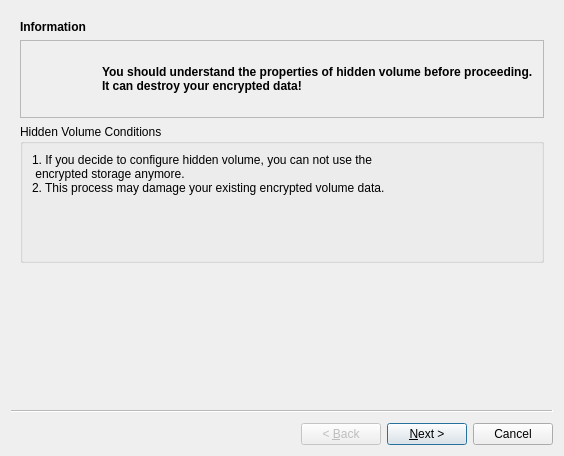
<?xml version="1.0" encoding="UTF-8"?>
<ui version="4.0">
 <class>CreateHiddenVolume</class>
 <widget class="QWizard" name="CreateHiddenVolume">
  <property name="geometry">
   <rect>
    <x>0</x>
    <y>0</y>
    <width>560</width>
    <height>456</height>
   </rect>
  </property>
  <property name="windowTitle">
   <string>Wizard</string>
  </property>
  <property name="wizardStyle">
   <enum>QWizard::ClassicStyle</enum>
  </property>
  <widget class="QWizardPage" name="wizardPage1">
   <layout class="QVBoxLayout" name="verticalLayout_5">
    <item>
     <widget class="QLabel" name="label_14">
      <property name="font">
       <font>
        <weight>75</weight>
        <bold>true</bold>
       </font>
      </property>
      <property name="text">
       <string>Information</string>
      </property>
     </widget>
    </item>
    <item>
     <widget class="QFrame" name="frame">
      <property name="frameShape">
       <enum>QFrame::StyledPanel</enum>
      </property>
      <property name="frameShadow">
       <enum>QFrame::Raised</enum>
      </property>
      <layout class="QHBoxLayout" name="horizontalLayout">
       <item>
        <widget class="QLabel" name="l_warning">
         <property name="sizePolicy">
          <sizepolicy hsizetype="Fixed" vsizetype="Fixed">
           <horstretch>0</horstretch>
           <verstretch>0</verstretch>
          </sizepolicy>
         </property>
         <property name="minimumSize">
          <size>
           <width>66</width>
           <height>58</height>
          </size>
         </property>
         <property name="maximumSize">
          <size>
           <width>66</width>
           <height>58</height>
          </size>
         </property>
         <property name="baseSize">
          <size>
           <width>66</width>
           <height>58</height>
          </size>
         </property>
         <property name="text">
          <string notr="true"/>
         </property>
         <property name="pixmap">
          <pixmap>images/new/icon_warning.svg</pixmap>
         </property>
         <property name="scaledContents">
          <bool>true</bool>
         </property>
        </widget>
       </item>
       <item alignment="Qt::AlignVCenter">
        <widget class="QLabel" name="l_top_instructions">
         <property name="sizePolicy">
          <sizepolicy hsizetype="MinimumExpanding" vsizetype="Fixed">
           <horstretch>0</horstretch>
           <verstretch>0</verstretch>
          </sizepolicy>
         </property>
         <property name="focusPolicy">
          <enum>Qt::StrongFocus</enum>
         </property>
         <property name="text">
          <string>&lt;html&gt;&lt;head/&gt;&lt;body&gt;&lt;p&gt;&lt;span style=&quot; font-weight:600;&quot;&gt;You should understand the properties of hidden volume before proceeding. It can destroy your encrypted data! &lt;/span&gt;&lt;/p&gt;&lt;/body&gt;&lt;/html&gt;</string>
         </property>
         <property name="scaledContents">
          <bool>false</bool>
         </property>
         <property name="wordWrap">
          <bool>true</bool>
         </property>
         <property name="openExternalLinks">
          <bool>true</bool>
         </property>
        </widget>
       </item>
      </layout>
     </widget>
    </item>
    <item>
     <widget class="QGroupBox" name="groupBox_2">
      <property name="title">
       <string>Hidden Volume Conditions</string>
      </property>
      <layout class="QVBoxLayout" name="verticalLayout_4">
       <item>
        <widget class="QLabel" name="label_3">
         <property name="text">
          <string>1. If you decide to configure hidden volume, you can not use the
 encrypted storage anymore. 
2. This process may damage your existing encrypted volume data.</string>
         </property>
        </widget>
       </item>
       <item>
        <widget class="QLabel" name="label_2">
         <property name="sizePolicy">
          <sizepolicy hsizetype="Fixed" vsizetype="Fixed">
           <horstretch>0</horstretch>
           <verstretch>0</verstretch>
          </sizepolicy>
         </property>
         <property name="minimumSize">
          <size>
           <width>500</width>
           <height>50</height>
          </size>
         </property>
         <property name="maximumSize">
          <size>
           <width>100</width>
           <height>150</height>
          </size>
         </property>
         <property name="text">
          <string/>
         </property>
         <property name="pixmap">
          <pixmap>images/HiddenVolumes_0.png</pixmap>
         </property>
         <property name="scaledContents">
          <bool>true</bool>
         </property>
        </widget>
       </item>
      </layout>
     </widget>
    </item>
   </layout>
  </widget>
  <widget class="QWizardPage" name="wizardPage">
   <layout class="QVBoxLayout" name="verticalLayout_2">
    <item>
     <widget class="QLabel" name="label_12">
      <property name="font">
       <font>
        <weight>75</weight>
        <bold>true</bold>
       </font>
      </property>
      <property name="text">
       <string>Password</string>
      </property>
     </widget>
    </item>
    <item>
     <widget class="QLabel" name="label_13">
      <property name="text">
       <string>You must set a password to open the hidden volume in the future.</string>
      </property>
     </widget>
    </item>
    <item>
     <widget class="Line" name="line_2">
      <property name="sizePolicy">
       <sizepolicy hsizetype="Preferred" vsizetype="Fixed">
        <horstretch>100</horstretch>
        <verstretch>0</verstretch>
       </sizepolicy>
      </property>
      <property name="minimumSize">
       <size>
        <width>100</width>
        <height>0</height>
       </size>
      </property>
      <property name="orientation">
       <enum>Qt::Horizontal</enum>
      </property>
     </widget>
    </item>
    <item>
     <widget class="QGroupBox" name="password_group">
      <property name="title">
       <string>Password settings</string>
      </property>
      <layout class="QFormLayout" name="passwordObjects">
       <item row="0" column="0">
        <widget class="QLabel" name="label">
         <property name="text">
          <string>Password:</string>
         </property>
        </widget>
       </item>
       <item row="0" column="1">
        <widget class="QLineEdit" name="HVPasswordEdit">
         <property name="accessibleName">
          <string>Hidden volume password</string>
         </property>
         <property name="accessibleDescription">
          <string>Please use shift+tab key shortcut for instructions</string>
         </property>
         <property name="text">
          <string notr="true"/>
         </property>
         <property name="maxLength">
          <number>20</number>
         </property>
         <property name="echoMode">
          <enum>QLineEdit::Password</enum>
         </property>
        </widget>
       </item>
       <item row="1" column="0">
        <widget class="QLabel" name="label_4">
         <property name="text">
          <string>confirm Password:</string>
         </property>
        </widget>
       </item>
       <item row="1" column="1">
        <widget class="QLineEdit" name="HVPasswordEdit_2">
         <property name="focusPolicy">
          <enum>Qt::StrongFocus</enum>
         </property>
         <property name="accessibleName">
          <string>Hidden volume password (repeated)</string>
         </property>
         <property name="text">
          <string notr="true"/>
         </property>
         <property name="maxLength">
          <number>20</number>
         </property>
         <property name="echoMode">
          <enum>QLineEdit::Password</enum>
         </property>
        </widget>
       </item>
       <item row="2" column="1">
        <widget class="QCheckBox" name="ShowPasswordCheckBox">
         <property name="text">
          <string>Show password</string>
         </property>
        </widget>
       </item>
       <item row="3" column="0" colspan="2">
        <layout class="QVBoxLayout" name="entropy_verticalLayout">
         <item>
          <widget class="QLabel" name="label_10">
           <property name="text">
            <string>Password strength:</string>
           </property>
          </widget>
         </item>
         <item>
          <widget class="QProgressBar" name="password_strength_progressBar">
           <property name="accessibleName">
            <string>Password strength:</string>
           </property>
           <property name="value">
            <number>42</number>
           </property>
          </widget>
         </item>
         <item>
          <layout class="QHBoxLayout" name="chars_kind_layout">
           <item>
            <widget class="QCheckBox" name="cb_length">
             <property name="enabled">
              <bool>false</bool>
             </property>
             <property name="focusPolicy">
              <enum>Qt::NoFocus</enum>
             </property>
             <property name="text">
              <string>length</string>
             </property>
            </widget>
           </item>
           <item>
            <widget class="QCheckBox" name="cb_lower_case">
             <property name="enabled">
              <bool>false</bool>
             </property>
             <property name="focusPolicy">
              <enum>Qt::NoFocus</enum>
             </property>
             <property name="text">
              <string>lower case</string>
             </property>
            </widget>
           </item>
           <item>
            <widget class="QCheckBox" name="cb_upper_case">
             <property name="enabled">
              <bool>false</bool>
             </property>
             <property name="focusPolicy">
              <enum>Qt::NoFocus</enum>
             </property>
             <property name="text">
              <string>upper case</string>
             </property>
             <property name="checkable">
              <bool>true</bool>
             </property>
            </widget>
           </item>
           <item>
            <widget class="QCheckBox" name="cb_numbers">
             <property name="enabled">
              <bool>false</bool>
             </property>
             <property name="focusPolicy">
              <enum>Qt::NoFocus</enum>
             </property>
             <property name="text">
              <string>numbers</string>
             </property>
            </widget>
           </item>
           <item>
            <widget class="QCheckBox" name="cb_symbols">
             <property name="enabled">
              <bool>false</bool>
             </property>
             <property name="focusPolicy">
              <enum>Qt::NoFocus</enum>
             </property>
             <property name="text">
              <string>symbols</string>
             </property>
            </widget>
           </item>
          </layout>
         </item>
        </layout>
       </item>
      </layout>
     </widget>
    </item>
   </layout>
  </widget>
  <widget class="QWizardPage" name="wizardPage_2">
   <layout class="QVBoxLayout" name="verticalLayout_3">
    <item>
     <widget class="QLabel" name="label_11">
      <property name="font">
       <font>
        <weight>75</weight>
        <bold>true</bold>
       </font>
      </property>
      <property name="text">
       <string>Hidden Volume Settings</string>
      </property>
     </widget>
    </item>
    <item>
     <widget class="QLabel" name="label_9">
      <property name="text">
       <string>Here you can define the size of the hidden volume.</string>
      </property>
     </widget>
    </item>
    <item>
     <widget class="Line" name="line">
      <property name="orientation">
       <enum>Qt::Horizontal</enum>
      </property>
     </widget>
    </item>
    <item>
     <widget class="QGroupBox" name="HV_settings_groupBox">
      <property name="sizePolicy">
       <sizepolicy hsizetype="Expanding" vsizetype="Expanding">
        <horstretch>0</horstretch>
        <verstretch>0</verstretch>
       </sizepolicy>
      </property>
      <property name="minimumSize">
       <size>
        <width>100</width>
        <height>101</height>
       </size>
      </property>
      <property name="title">
       <string>Hidden Volume Size</string>
      </property>
      <property name="checkable">
       <bool>false</bool>
      </property>
      <layout class="QGridLayout" name="gridLayout">
       <item row="2" column="0" alignment="Qt::AlignTop">
        <widget class="QLabel" name="label_5">
         <property name="sizePolicy">
          <sizepolicy hsizetype="Fixed" vsizetype="Preferred">
           <horstretch>0</horstretch>
           <verstretch>0</verstretch>
          </sizepolicy>
         </property>
         <property name="text">
          <string>Min</string>
         </property>
        </widget>
       </item>
       <item row="1" column="0" colspan="2">
        <widget class="QSlider" name="horizontalSlider_storage">
         <property name="sizePolicy">
          <sizepolicy hsizetype="Expanding" vsizetype="Fixed">
           <horstretch>0</horstretch>
           <verstretch>0</verstretch>
          </sizepolicy>
         </property>
         <property name="inputMethodHints">
          <set>Qt::ImhNone</set>
         </property>
         <property name="maximum">
          <number>30</number>
         </property>
         <property name="pageStep">
          <number>1</number>
         </property>
         <property name="value">
          <number>15</number>
         </property>
         <property name="sliderPosition">
          <number>15</number>
         </property>
         <property name="tracking">
          <bool>false</bool>
         </property>
         <property name="orientation">
          <enum>Qt::Horizontal</enum>
         </property>
         <property name="tickPosition">
          <enum>QSlider::TicksBelow</enum>
         </property>
         <property name="tickInterval">
          <number>1</number>
         </property>
        </widget>
       </item>
       <item row="0" column="0" colspan="2">
        <layout class="QHBoxLayout" name="StartControls_3">
         <item>
          <widget class="QLabel" name="l_sd_start_3">
           <property name="text">
            <string notr="true">Hidden Volume Size:</string>
           </property>
          </widget>
         </item>
         <item>
          <spacer name="horizontalSpacer_10">
           <property name="orientation">
            <enum>Qt::Horizontal</enum>
           </property>
           <property name="sizeHint" stdset="0">
            <size>
             <width>40</width>
             <height>20</height>
            </size>
           </property>
          </spacer>
         </item>
         <item>
          <widget class="QDoubleSpinBox" name="StartBlockSpin_3">
           <property name="sizePolicy">
            <sizepolicy hsizetype="MinimumExpanding" vsizetype="Fixed">
             <horstretch>0</horstretch>
             <verstretch>0</verstretch>
            </sizepolicy>
           </property>
           <property name="accessibleName">
            <string/>
           </property>
           <property name="alignment">
            <set>Qt::AlignRight|Qt::AlignTrailing|Qt::AlignVCenter</set>
           </property>
           <property name="decimals">
            <number>0</number>
           </property>
           <property name="maximum">
            <double>30.000000000000000</double>
           </property>
           <property name="value">
            <double>15.000000000000000</double>
           </property>
          </widget>
         </item>
         <item>
          <widget class="QLabel" name="label_7">
           <property name="text">
            <string>Unit:</string>
           </property>
          </widget>
         </item>
         <item>
          <widget class="QRadioButton" name="rd_MB_3">
           <property name="accessibleDescription">
            <string>Use this as hidden volume size unit</string>
           </property>
           <property name="text">
            <string>MB</string>
           </property>
          </widget>
         </item>
         <item>
          <widget class="QRadioButton" name="rd_GB_3">
           <property name="accessibleDescription">
            <string>Use this as hidden volume size unit</string>
           </property>
           <property name="text">
            <string>GB</string>
           </property>
           <property name="checked">
            <bool>true</bool>
           </property>
          </widget>
         </item>
        </layout>
       </item>
       <item row="2" column="1" alignment="Qt::AlignRight|Qt::AlignTop">
        <widget class="QLabel" name="label_6">
         <property name="sizePolicy">
          <sizepolicy hsizetype="Fixed" vsizetype="Preferred">
           <horstretch>0</horstretch>
           <verstretch>0</verstretch>
          </sizepolicy>
         </property>
         <property name="text">
          <string>Max</string>
         </property>
        </widget>
       </item>
      </layout>
     </widget>
    </item>
   </layout>
  </widget>
  <widget class="QWizardPage" name="wizardPage_3">
   <layout class="QVBoxLayout" name="verticalLayout">
    <item>
     <widget class="QLabel" name="label_16">
      <property name="font">
       <font>
        <weight>75</weight>
        <bold>true</bold>
       </font>
      </property>
      <property name="text">
       <string>Confirmation</string>
      </property>
     </widget>
    </item>
    <item>
     <widget class="QLabel" name="label_8">
      <property name="text">
       <string>Are you sure to create hidden volume on your Nitrokey Storage?</string>
      </property>
     </widget>
    </item>
    <item>
     <widget class="Line" name="line_3">
      <property name="orientation">
       <enum>Qt::Horizontal</enum>
      </property>
     </widget>
    </item>
    <item>
     <widget class="QFrame" name="frame_2">
      <property name="frameShape">
       <enum>QFrame::StyledPanel</enum>
      </property>
      <property name="frameShadow">
       <enum>QFrame::Raised</enum>
      </property>
      <layout class="QHBoxLayout" name="horizontalLayout_2">
       <item>
        <widget class="QLabel" name="l_warning_2">
         <property name="sizePolicy">
          <sizepolicy hsizetype="Fixed" vsizetype="Fixed">
           <horstretch>0</horstretch>
           <verstretch>0</verstretch>
          </sizepolicy>
         </property>
         <property name="minimumSize">
          <size>
           <width>66</width>
           <height>58</height>
          </size>
         </property>
         <property name="maximumSize">
          <size>
           <width>66</width>
           <height>58</height>
          </size>
         </property>
         <property name="baseSize">
          <size>
           <width>66</width>
           <height>58</height>
          </size>
         </property>
         <property name="text">
          <string notr="true"/>
         </property>
         <property name="pixmap">
          <pixmap>images/new/icon_warning.svg</pixmap>
         </property>
         <property name="scaledContents">
          <bool>true</bool>
         </property>
        </widget>
       </item>
       <item>
        <widget class="QLabel" name="label_17">
         <property name="font">
          <font>
           <weight>75</weight>
           <bold>true</bold>
          </font>
         </property>
         <property name="styleSheet">
          <string notr="true"/>
         </property>
         <property name="text">
          <string>Note: once you have created the hidden volume,

you should not use the encrypted volume again, 

as you may damage data in the process!</string>
         </property>
         <property name="alignment">
          <set>Qt::AlignLeading|Qt::AlignLeft|Qt::AlignTop</set>
         </property>
        </widget>
       </item>
      </layout>
     </widget>
    </item>
    <item>
     <widget class="QLabel" name="label_15">
      <property name="text">
       <string>Are you sure you want to set up the hidden volume?</string>
      </property>
     </widget>
    </item>
    <item>
     <widget class="QCheckBox" name="checkBox_confirm">
      <property name="text">
       <string>Create Hidden Volume</string>
      </property>
     </widget>
    </item>
   </layout>
  </widget>
 </widget>
 <resources/>
 <connections/>
</ui>
